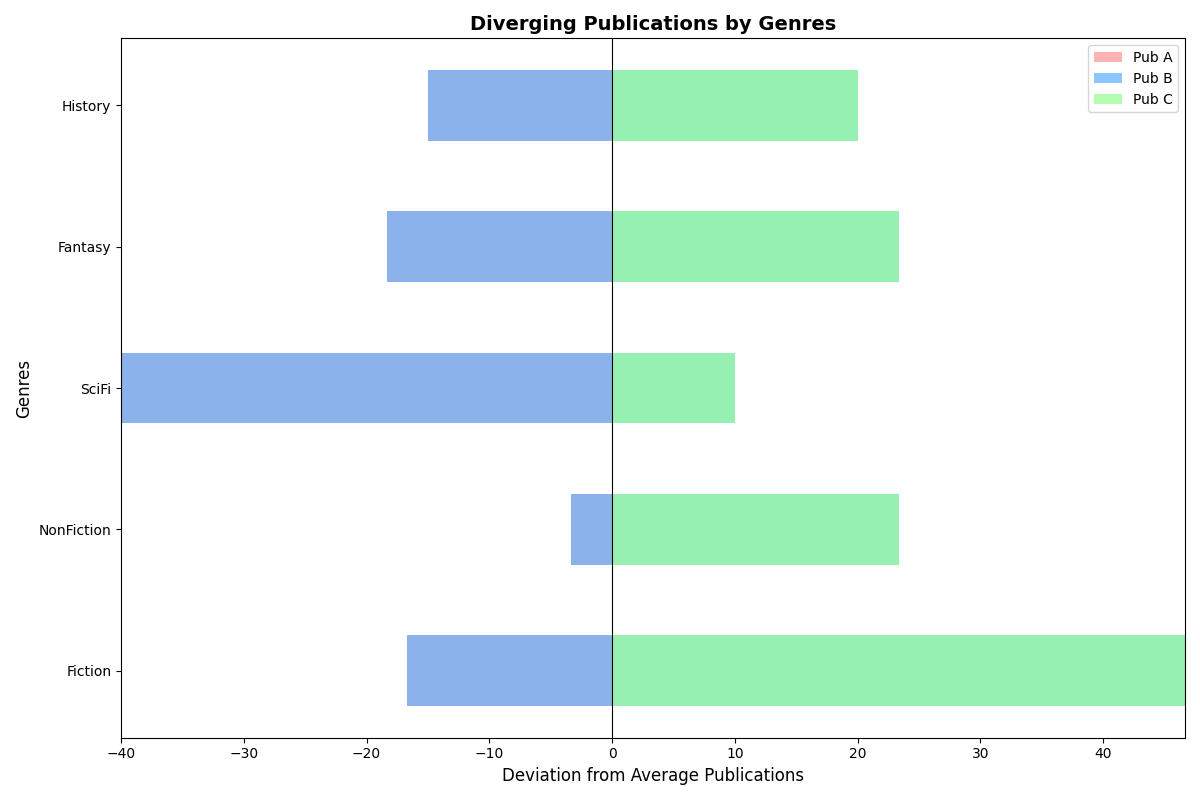

Write the Python code that produced this figure.
import matplotlib.pyplot as plt
import numpy as np

publishers = ['Pub A', 'Pub B', 'Pub C']
genres = ['Fiction', 'NonFiction', 'SciFi', 'Fantasy', 'History']

data = np.array([
    [120, 150, 80, 100, 90],     
    [200, 180, 170, 160, 140],   
    [90, 130, 110, 95, 85]
])

fig, ax = plt.subplots(figsize=(12, 8))
bar_width = 0.5
positions = np.arange(len(genres))

colors = ['#FF9999', '#66B3FF', '#99FF99']

center_positions = np.zeros(len(genres))

for idx, (publisher, color) in enumerate(zip(publishers, colors)):
    deviation = data[idx] - np.mean(data, axis=0)
    ax.barh(positions, deviation, bar_width, left=center_positions, 
            label=publisher, color=color, alpha=0.75)
    center_positions += deviation

ax.set_yticks(positions)
ax.set_yticklabels(genres)
ax.set_xlabel('Deviation from Average Publications', fontsize=12)
ax.set_ylabel('Genres', fontsize=12)
ax.set_title('Diverging Publications by Genres', fontsize=14, fontweight='bold')
ax.axvline(0, color='black', linewidth=0.8)
ax.legend()

plt.tight_layout()
plt.show()
